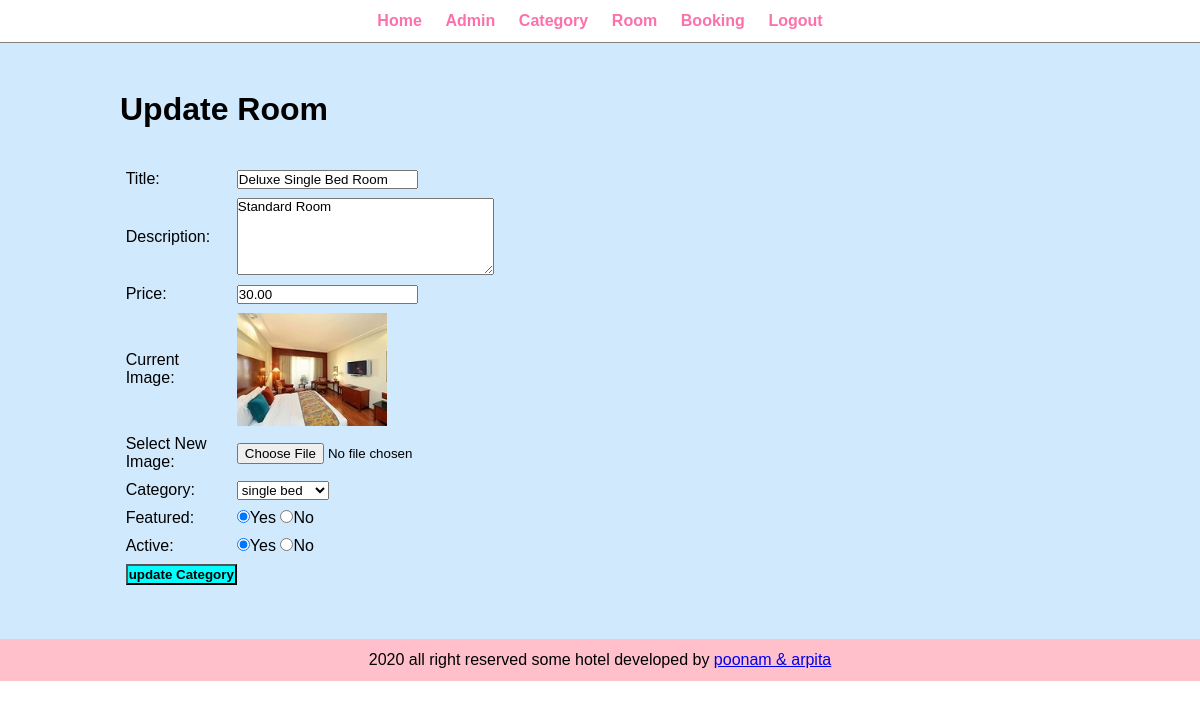
The page /admin/update-room.php?id=12 (signed in) on the database its author committed.
### tables this page shows
CREATE TABLE `tbl_room` (
  `id` int(10) UNSIGNED NOT NULL,
  `title` varchar(100) NOT NULL,
  `description` text NOT NULL,
  `price` decimal(10,2) NOT NULL,
  `image_name` varchar(255) NOT NULL,
  `featured` varchar(10) NOT NULL,
  `active` varchar(10) NOT NULL,
  `category_id` int(10) UNSIGNED NOT NULL
);

### admin/update-room.php (the view, shortened to what this page needs)
<?php include('partials/menu.php'); ?>
<?php
    if(isset($_GET['id']))
    {
        $id=$_GET['id'];
        $sql2="SELECT * FROM tbl_room WHERE id=$id";
        $res2 = mysqli_query($conn , $sql2);
        $row2 = mysqli_fetch_assoc($res2);
        $title = $row2['title'];
        $description = $row2['description'];
        $price = $row2['price'];
        $current_image = $row2['image_name'];
        $current_category = $row2['category_id'];
        $featured = $row2['featured'];
        $active = $row2['active'];
    }
    else{
         header('location:'.SITEURL.'admin/manage-room.php');
    }
?>
<div class="main-content">
    <div class="wrapper">
        <h1>Update Room </h1>
        <br><br>
        <form action="" method="POST" enctype="multipart/form-data">
        <table class="tbl-30">
        <tr>
            <td>Title:</td>
            <td>
                <input type="text" name="title" value="<?php echo $title; ?>">
            </td>
        </tr>
        <tr>
            <td>Description: </td>
            <td>
                <textarea name="description"  cols="30" rows="5" ><?php echo $description; ?></textarea>
            </td>
        </tr>
        <tr>
            <td>Price: </td>
            <td>
                <input type="number" name="price" value="<?php echo $price; ?>">
            </td>
        </tr>
        <tr>
            <td>Current Image:</td>
            <td>
            <?php
                if($current_image == "")
                {
                    echo "<div class='error'>Image not available.</div>";
                }
                else{
                    ?>
                    <img src=" <?php echo SITEURL; ?>image/room/<?php echo $current_image; ?>" width="150px" >
                    <?php
                }
            ?>
            </td>
        </tr>
        <tr>
            <td>Select New Image:</td>
            <td>
                <input type="file" name="image">
            </td>
        </tr>
        <tr>
            <td>Category:</td>
            <td>
                <select name="category">
                    <?php
                        $sql = "SELECT * FROM tbl_category WHERE active='Yes'";
                        $res = mysqli_query($conn, $sql);
                        $count = mysqli_num_rows($res);
                        if($count>0){
                            while($row=mysqli_fetch_assoc($res))
                            {
                                $category_title = $row['title'];
                                $category_id = $row['id'];
                                echo "<option value='$category_id'>$category_title</option>";
                            }
                        }
                        else{
                            ?>
                            <option <?php if($current_category==$category_id){echo "selected";} ?> value="<?php echo $category_id; ?>"><?php echo $category_title; ?></option>
                            <?php
                        }
                    ?>
                </select>
            </td>
        </tr>
        <tr>
            <td>Featured:</td>
            <td>
                <input <?php if($featured=="Yes"){echo "checked";} ?> type="radio" name="featured" value="Yes">Yes
                <input <?php if($featured=="No"){echo "checked";} ?> type="radio" name="featured" value="No">No
            </td>
        </tr>
        <tr>
            <td>Active:</td>
            <td>
                <input <?php if($active=="Yes"){echo "checked";} ?> type="radio" name="active" value="Yes">Yes
                <input <?php if($active=="No"){echo "checked";} ?> type="radio" name="active" value="No">No
            </td>
        </tr>
        <tr>
            <td>
            <input type="submit" name="submit" value="update Category" class="btn-secondary">
            </td>
        </tr>
        </table>
        </form>
    </div>
</div>
<?php include('partials/footer.php'); ?>

### css/admin.css (style rules this page uses)
* { margin: 0; padding: 0; font-family: Arial, Helvetica, sans-serif; }
.wrapper { padding: 1%; width: 80%; margin: 0 auto; }
.tbl-30 { width: 30%; }
table tr td { padding: 1%; }
.btn-secondary { background-color:aqua; padding: 1%; color: black; text-decoration: none; font-weight: bold; }
.main-content { background-color: rgb(209, 233, 252); padding: 3% 0; }

### rows shown on the page
tbl_room: title "Deluxe Single Bed Room", description "Standard Room", price "30.00", image_name (picture), featured "☑", active "☑"

### other values the page prints
form field category "single bed"
